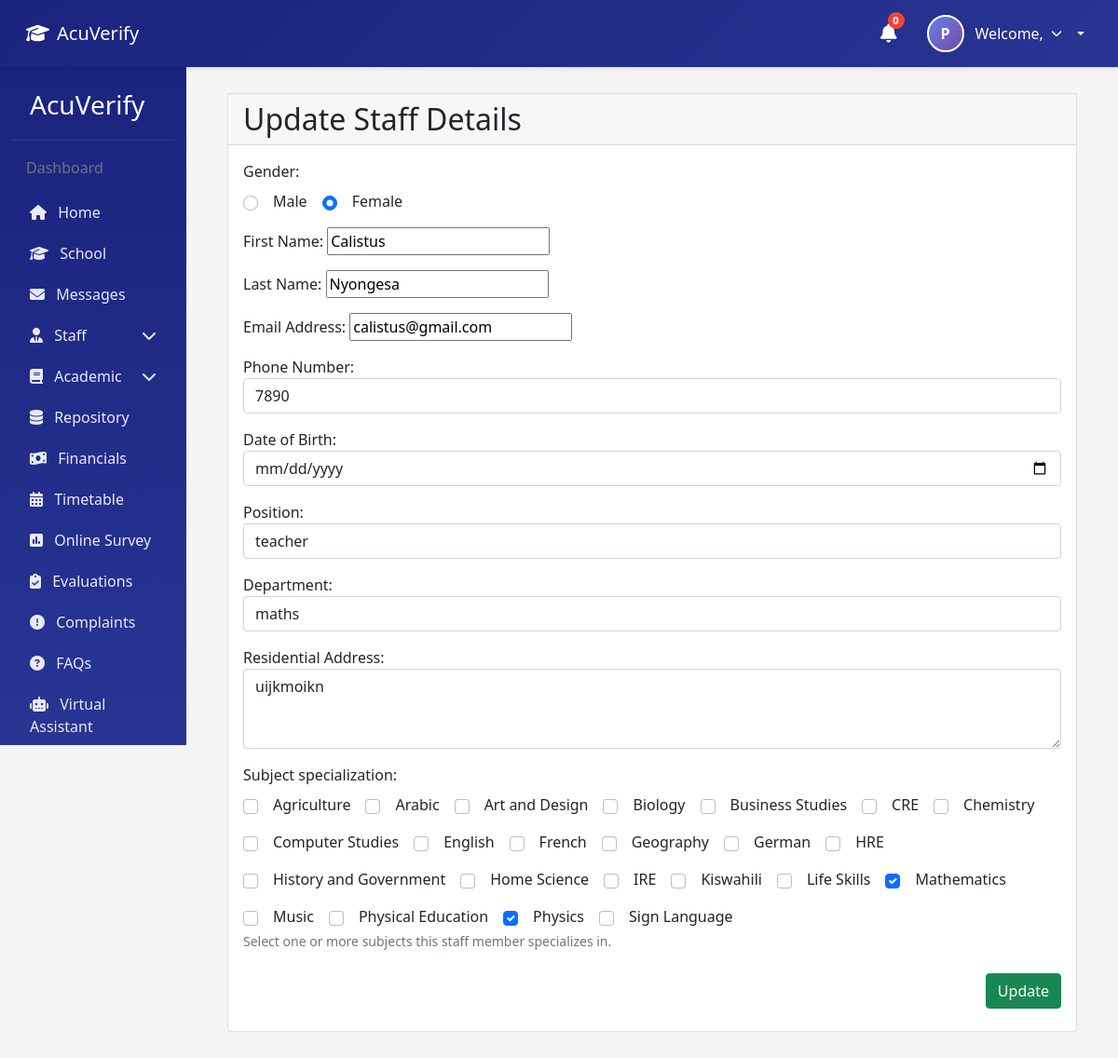
The page /staff/2/edit/ (signed in) on the database as committed earlier.
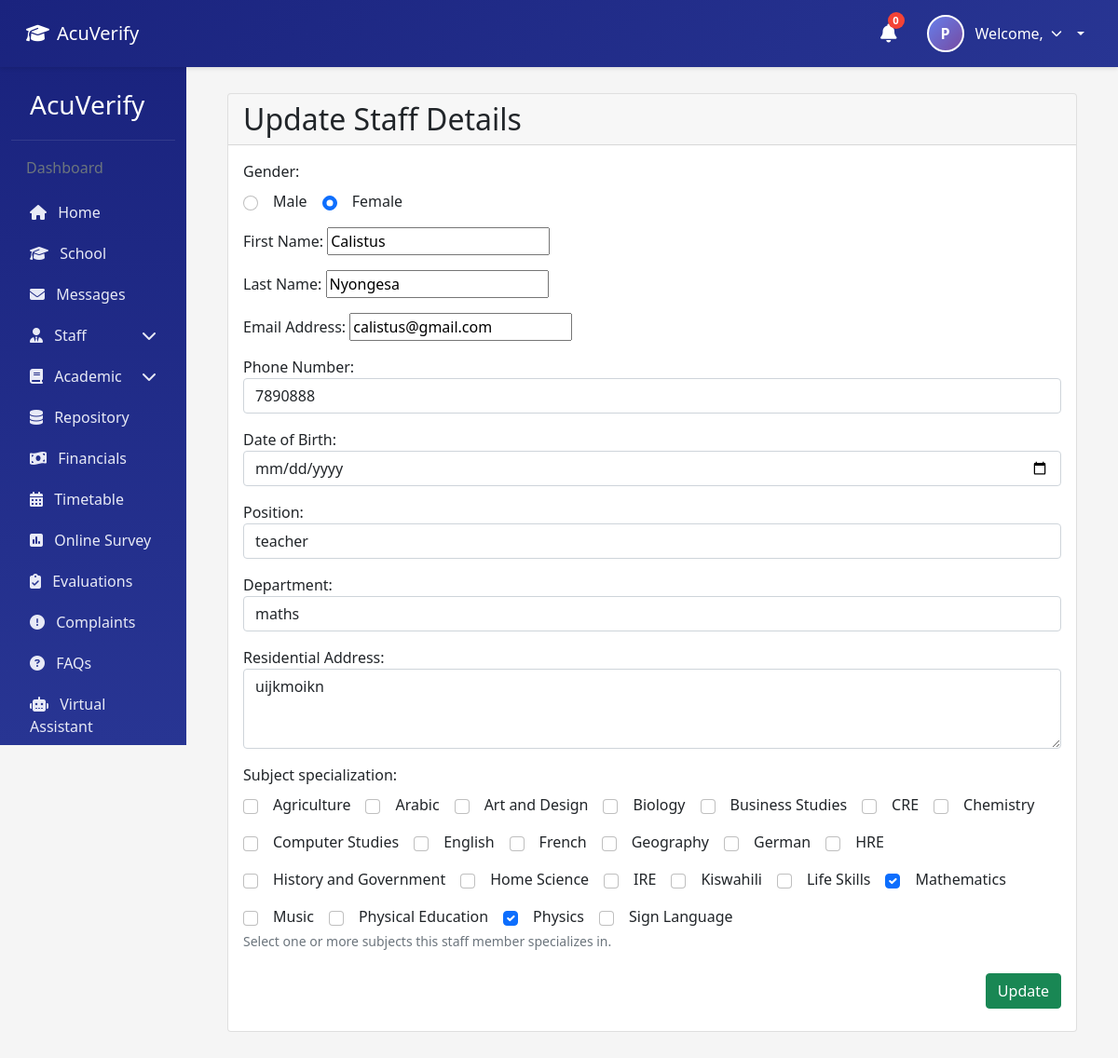
The same page on the database as committed later.
### AcuVerifyapp/models.py (models this page shows, shortened)
class Staff(models.Model):
    GENDER_CHOICES = [
        ('M', 'Male'),
        ('F', 'Female'),
    ]
    id=models.AutoField(primary_key=True)
    fname=models.CharField(max_length=255)
    lname=models.CharField(max_length=255)
    email=models.EmailField(max_length=255, validators=[EmailValidator()])
    phone_number=models.CharField(max_length=20, blank=True, null=True)
    date_of_birth=models.DateField(null=True, blank=True)
    gender=models.CharField(max_length=1, choices=GENDER_CHOICES, blank=True, null=True)
    profile_pic=models.ImageField(upload_to='staff_profiles/', blank=True, null=True)
    address=models.TextField()
    subject_specialization=models.ManyToManyField('Subject', blank=True, related_name='specialist_staff')
    position=models.CharField(max_length=255)
    department=models.CharField(max_length=255)
    created_at=models.DateTimeField(auto_now_add=True)
    updated_at=models.DateTimeField(auto_now=True)
    objects = models.Manager()

### AcuVerifyapp/views.py (the view)
# urls.py: path('staff/<int:pk>/edit/', views.edit_staff, name='edit_staff'),
@login_required
def edit_staff(request, pk):
    staff = get_object_or_404(Staff, pk=pk)
    if request.method == 'POST':
        form = StaffRegistrationForm(request.POST, instance=staff)
        if form.is_valid():
            form.save()
            messages.success(request, 'Staff updated successfully.')
            return redirect('staff_list')
    else:
        form = StaffRegistrationForm(instance=staff)
    return render(request, 'staffregistrationform.html', {'form': form, 'editing': True, 'staff_obj': staff})

### AcuVerifyapp/forms.py (called while the page is built)
    def _ensure_default_subjects(self):
        generic_class, _ = Classes.objects.get_or_create(class_name="General", defaults={"education_level": None})
        existing_names = set(
            Subject.objects.filter(subject_name__in=self.KENYA_SUBJECTS).values_list("subject_name", flat=True)
        )
        missing = [name for name in self.KENYA_SUBJECTS if name not in existing_names]
        Subject.objects.bulk_create(
            [Subject(subject_name=name, class_id=generic_class) for name in missing],
            ignore_conflicts=True,
        )

### AcuVerifyapp/models.py (called while the page is built)
    def __str__(self):
        return self.subject_name

### AcuVerifyapp/templates/staffregistrationform.html (shortened to what this page needs)
{% extends "base.html" %}
{% block content %}
  <div class="container my-4">
    <div class="card">
      <div class="card-header">
        <h2 class="mb-0">{% if editing %}Update Staff Details{% else %}Staff Registration Form{% endif %}</h2>
      </div>
      <div class="card-body">
        <form method="post">
          <div class="mb-3">
            <label class="form-label">Gender:</label>
            <div class="d-flex gap-3 align-items-center">
              {% for radio in form.gender %}
                <label class="d-flex align-items-center gap-2 mb-0">
                  {{ radio.tag }} {{ radio.choice_label }}
                </label>
              {% endfor %}
            </div>
          </div>
          {% for field in form %}
            {% if field.name != "gender" and field.name != "subject_specialization" %}
              <div class="mb-3">
                {{ field.label_tag }}
                {{ field }}
              </div>
            {% endif %}
          {% endfor %}
          <div class="mb-3">
            <label class="form-label">{{ form.subject_specialization.label }}:</label>
            <div class="d-flex flex-wrap gap-3">
              {% for checkbox in form.subject_specialization %}
                <label class="d-flex align-items-center gap-2 mb-0">
                  {{ checkbox.tag }} {{ checkbox.choice_label }}
                </label>
              {% empty %}
                <span class="text-muted">No subjects available.</span>
              {% endfor %}
            </div>
            {% if form.subject_specialization.help_text %}
              <div class="form-text">{{ form.subject_specialization.help_text }}</div>
            {% endif %}
          </div>
          <div class="card-footer bg-transparent border-0 text-end px-0">
            <button type="submit" class="btn {% if editing %}btn-success{% else %}btn-primary{% endif %}">{% if editing %}Update{% else %}Register{% endif %}</button>
          </div>
        </form>
      </div>
    </div>
  </div>
{% endblock %}

Rows that differ between the two databases and show on the page:
changed Staff "Calistus": phone_number "7890" → "7890888"
